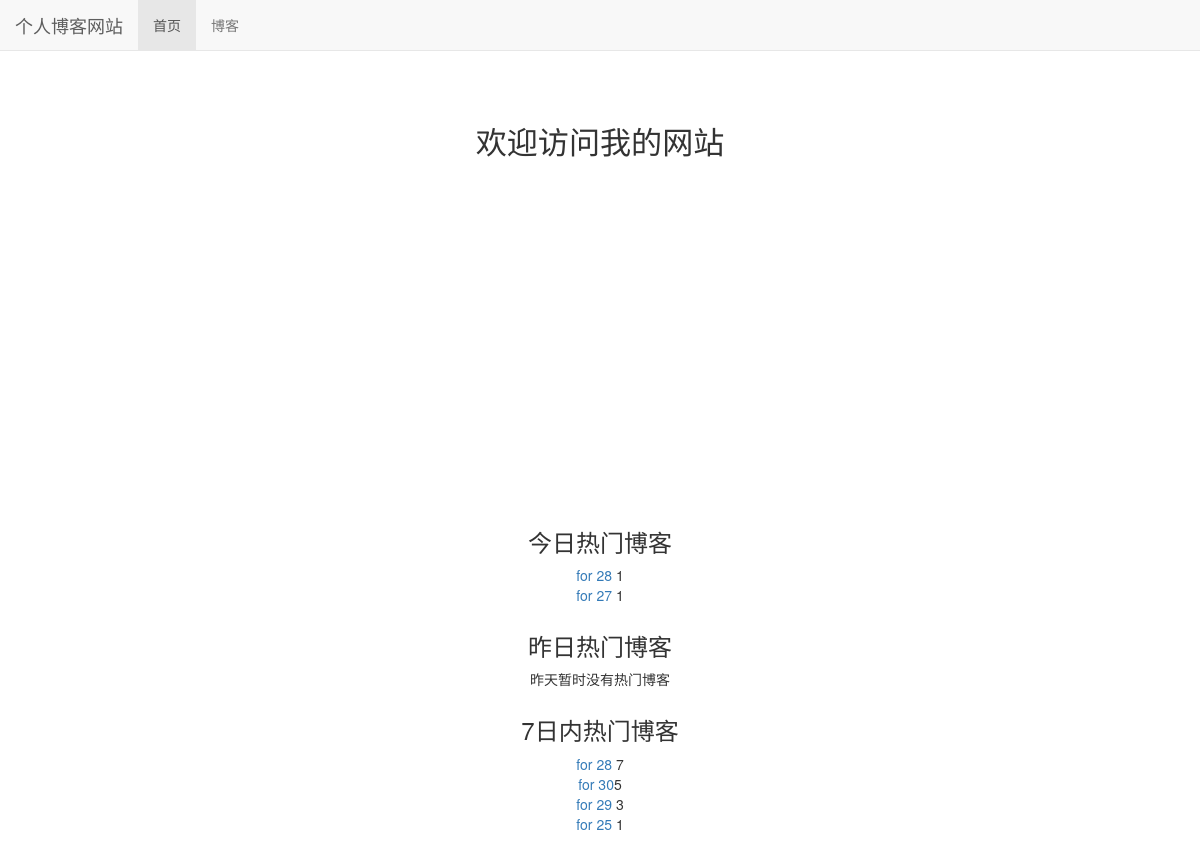
The page / on the database its author committed.
### read_statistics/models.py (models this page shows)
class ReadDetail(models.Model):
    date = models.DateField(default = timezone.now)
    read_num = models.IntegerField(default=0)
    content_type = models.ForeignKey(ContentType, on_delete=models.CASCADE)
    object_id = models.PositiveIntegerField()
    content_object = GenericForeignKey('content_type', 'object_id')

### blog/models.py (models this page shows, shortened)
class Blog(models.Model, ReadNumExpandMethod):
    title = models.CharField(max_length = 50)
    blog_type = models.ForeignKey(BlogType, on_delete=models.CASCADE)
    content = RichTextUploadingField()
    author = models.ForeignKey(User, on_delete=models.CASCADE)
    read_details = GenericRelation(ReadDetail)
    create_time = models.DateTimeField(auto_now_add=True)
    last_updated_time = models.DateTimeField(auto_now=True)
    class Meta:
        ordering = ["-create_time"]

### mysite/views.py (the view)
# urls.py: 2. Add a URL to urlpatterns:  path('', views.home, name='home')
def home(request):
    blog_content_type = ContentType.objects.get_for_model(Blog)
    dates, read_nums = get_seven_days_read_data(blog_content_type)
    hot_blogs_for_7_days = cache.get('hot_blogs_for_7_days')
    if hot_blogs_for_7_days is None:
        hot_blogs_for_7_days = get_7_days_hot_blogs()
        cache.set('hot_blogs_for_7_days', hot_blogs_for_7_days, 3600)
    context = {}
    context['dates'] = dates
    context['read_nums'] = read_nums
    context['today_hot_data'] = get_today_hot_data(blog_content_type)
    context['yesterday_hot_data'] = get_yesterday_hot_data(blog_content_type)
    context['hot_blogs_for_7_days'] = hot_blogs_for_7_days
    return render(request, 'home.html', context)

### mysite/views.py (called while the page is built)
def get_7_days_hot_blogs():
    today = timezone.now().date()
    date = today - datetime.timedelta(days=7)
    blogs = Blog.objects \
                .filter(read_details__date__lt=today, read_details__date__gte=date) \
                .values('id', 'title') \
                .annotate(read_num_sum=Sum('read_details__read_num')) \
                .order_by('-read_num_sum')
    return blogs[:7]

### read_statistics/utils.py (called while the page is built)
def get_seven_days_read_data(content_type):
    today = timezone.now().date()
    dates = []
    read_nums = []
    for i in range(7, 0, -1):
        date = today - datetime.timedelta(days=i)
        dates.append(date.strftime('%m/%d'))
        read_details = ReadDetail.objects.filter(content_type=content_type, date=date)
        result = read_details.aggregate(read_num_sum=Sum('read_num'))
        read_nums.append(result['read_num_sum'] or 0)
    return dates, read_nums

def get_today_hot_data(content_type):
    today = timezone.now().date()
    read_details = ReadDetail.objects.filter(content_type=content_type, date=today).order_by("-read_num")
    return read_details[:7]

def get_yesterday_hot_data(content_type):
    today = timezone.now().date()
    yesterday = today - datetime.timedelta(days=1)
    read_details = ReadDetail.objects.filter(content_type=content_type, date=yesterday).order_by("-read_num")
    return read_details[:7]

### templates/home.html (shortened to what this page needs)
{% extends 'base.html' %}
{% load staticfiles %}
{% block nav_home_active %}
    active
{% endblock %}
{% block header_extends%}
    <link rel="stylesheet" href="{% static "home.css" %}">
{% endblock %}
{% block content %}
    <h3 class="home-content">欢迎访问我的网站</h3>
        <div id="container"></div>
        <div class="hot-data">
            <h3>今日热门博客</h3>
            <ul>
                {% for blog in today_hot_data %}
                <li><a href="{% url 'blog:blog_detail' blog.content_object.pk %}">
                    {{blog.content_object.title}}</a>{{blog.read_num}}
                </li>
                {% empty %}
                <li>今天暂时没有热门博客</li>
                {% endfor %}
            </ul>
        </div>
        <div class="hot-data">
            <h3>昨日热门博客</h3>
            <ul>
                {% for blog in yesterday_hot_data %}
                <li><a href="{% url 'blog:blog_detail' blog.content_object.pk %}">
                    {{blog.content_object.title}}</a>{{blog.read_num}}
                </li>
                {% empty %}
                <li>昨天暂时没有热门博客</li>
                {% endfor %}
            </ul>
        </div>
        <div class="hot-data">
            <h3>7日内热门博客</h3>
            <ul>
                {% for hot_data in hot_blogs_for_7_days %}
                <li><a href="{% url 'blog:blog_detail' hot_data.id %}">
                    {{hot_data.title}}</a>{{hot_data.read_num_sum}}
                </li>
                {% empty %}
                <li>暂时没有热门博客</li>
                {% endfor %}
            </ul>
        </div>
{% endblock %}

### static/base.css (style rules this page uses)
* { margin: 0; padding: 0; }
body { margin-top: 70px!important; }
ul { list-style-type: none!important; }

### static/home.css (style rules this page uses)
h3.home-content { font-size: 222%; text-align: center; margin-top: 4em; margin-bottom: 2em; }
div#container { margin: 0 auto; height: 20em; min-width: 20em; max-width: 30em; }
div.hot-data { text-align: center; margin-top: 2em; }

### rows shown on the page
ReadDetail: content_object "for 28", read_num "1"
ReadDetail: content_object "for 27", read_num "1"

### other values the page prints
{{ hot_data.title }} "for 28" "for 30" "for 29" "for 25"
{{ hot_data.read_num_sum }} "7" "5" "3" "1"
